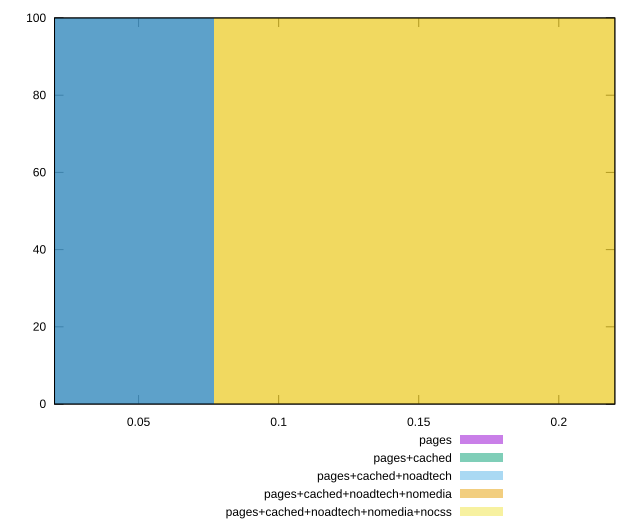

The gnuplot source for this figure:
reset

$pages <<EOF
0 100
EOF

$pagesCached <<EOF
0 100
EOF

$pagesCachedNoadtech <<EOF
0 100
EOF

$pagesCachedNoadtechNomedia <<EOF
0.15369130385663143 100
EOF

$pagesCachedNoadtechNomediaNocss <<EOF
0.15369130385663143 100
EOF

set key outside below
set boxwidth 0.15369130385663143
set xrange [0.02:0.22]
set yrange [0:100]
set trange [0:100]
set style fill transparent solid 0.5 noborder
set terminal svg size 640, 530 enhanced background rgb 'white'
set output "report_00019_2021-02-10T18-14-37.922Z//uses-long-cache-ttl/comparison/histogram/all_score.svg"

plot $pages title "pages" with boxes, \
     $pagesCached title "pages+cached" with boxes, \
     $pagesCachedNoadtech title "pages+cached+noadtech" with boxes, \
     $pagesCachedNoadtechNomedia title "pages+cached+noadtech+nomedia" with boxes, \
     $pagesCachedNoadtechNomediaNocss title "pages+cached+noadtech+nomedia+nocss" with boxes

reset
